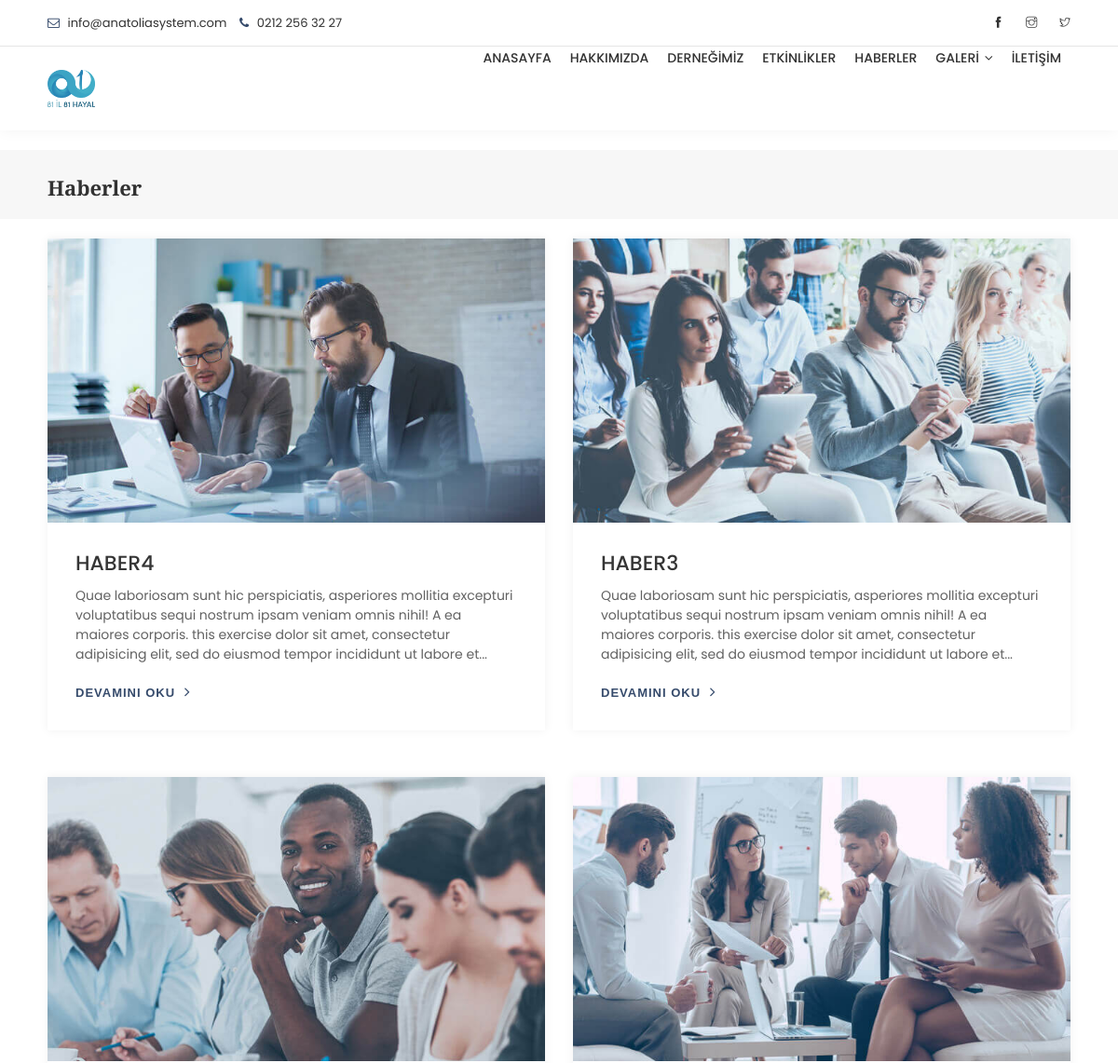
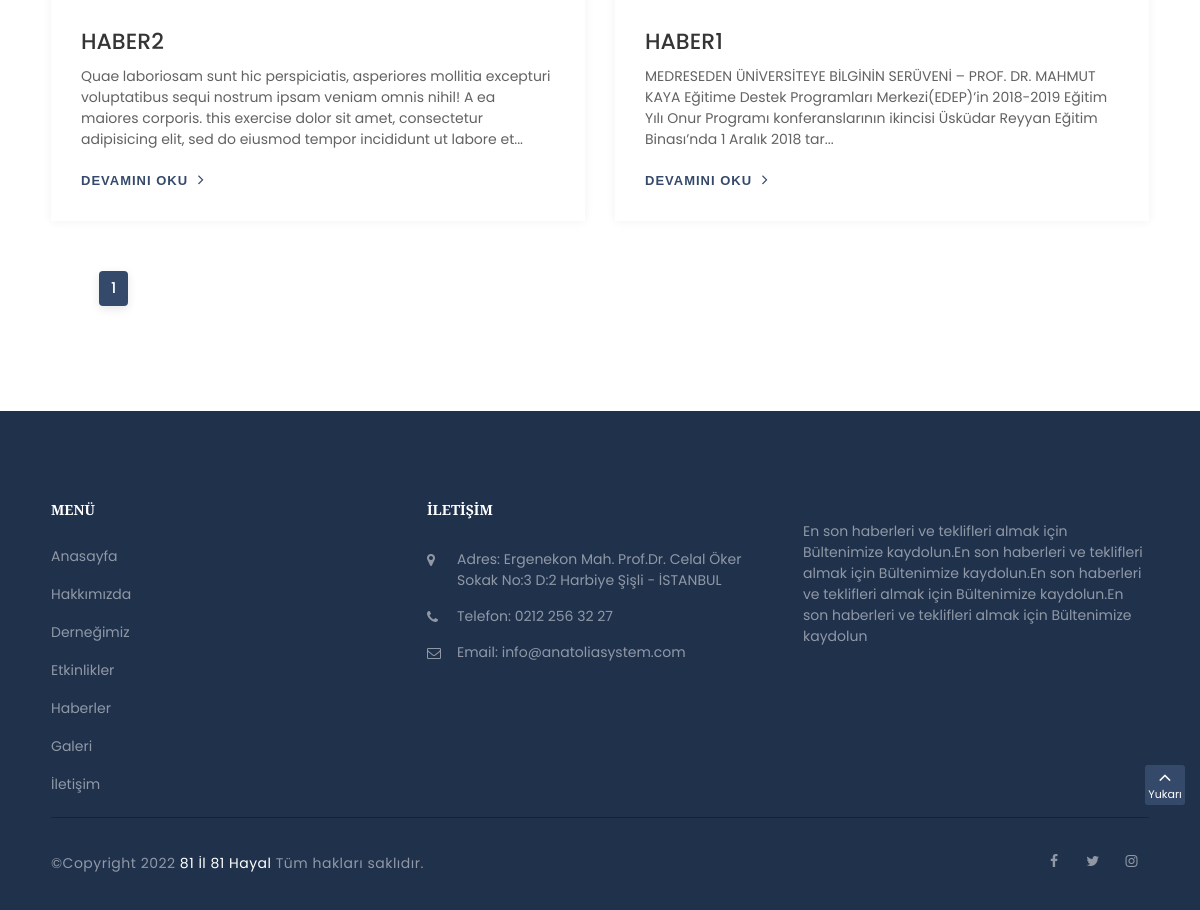
The app's page /haberler.php with its own data (2 pictures, top to bottom).
### tables this page shows
CREATE TABLE `ayar` (
  `ayar_id` int(11) NOT NULL,
  `ayar_adres` varchar(250) NOT NULL,
  `ayar_telefon` varchar(20) NOT NULL,
  `ayar_mail` varchar(250) NOT NULL,
  `ayar_facebook` varchar(250) NOT NULL,
  `ayar_twitter` varchar(250) NOT NULL,
  `ayar_instagram` varchar(250) NOT NULL,
  `ayar_aciklama` text NOT NULL,
  `ayar_yol` varchar(250) NOT NULL
);

CREATE TABLE `haberler` (
  `haberler_id` int(11) NOT NULL,
  `haberler_baslik` varchar(250) NOT NULL,
  `haberler_detay` text NOT NULL,
  `haberler_yol` varchar(250) NOT NULL
);

### haberler.php (the view, shortened to what this page needs)
<?php
include 'header.php';
$haberlersor=$db->prepare("select * from haberler   order  by haberler_id desc ");
$haberlersor->execute();
$toplam_icerik=$haberlersor->rowCount();
$sayfada = 10;
$toplam_sayfa = ceil($toplam_icerik / $sayfada);
$sayfa = isset($_GET['sayfa']) ? (int) $_GET['sayfa'] : 1;
$limit = ($sayfa - 1) * $sayfada;
$sorgu=$db->prepare("select * from haberler  order by haberler_id desc LIMIT " . $limit . ", " . $sayfada."");
$sorgu->execute();
?>
<br>
<section class="page-title small gray-bg">
  <div class="container">
    <div class="row">
     <div class="col-lg-12">
      <div class="page-title-name">
        <h1>Haberler</h1>
      </div>
    </div>
  </div>
</div>
</section>
 <br>
 <div class="container">
  <div class="row">
   <?php
   while($haberlercek=$sorgu->fetch(PDO::FETCH_ASSOC)) {
    ?>
    <a href="haberlerdetay.php?haberler_id=<?php echo $haberlercek['haberler_id'];  ?>"><div class="col-lg-6 col-md-6 col-sm-6">
      <div class="blog-entry mb-50">
        <div class="entry-image clearfix">
          <img class="img-fluid" src="<?php echo $haberlercek['haberler_yol']; ?>" alt="">
        </div>
        <div class="blog-detail">
          <div class="entry-title mb-10">
            <a href="haberlerdetay.php?haberler_id=<?php echo $haberlercek['haberler_id'];  ?>"><?php echo $haberlercek['haberler_baslik']; ?></a>
          </div>
          <div class="entry-content">
            <p><?php echo substr($haberlercek['haberler_detay'],0,250); ?>... </p>
          </div>
          <div class="entry-share clearfix">
            <div class="entry-button">
              <a class="button arrow" href="haberlerdetay.php?haberler_id=<?php echo $haberlercek['haberler_id'];  ?> ">Devamını oku<i class="fa fa-angle-right" aria-hidden="true"></i></a>
            </div>
          </div>
        </div>
      </div>
    </div> </a>
    <?php }  ?>
</div>
<div class="container">
 <nav aria-label="Page navigation example">
  <ul class="pagination">
    <?php
    for($s = 1; $s <= $toplam_sayfa; $s++)
    {
           if($sayfa == $s) {
            echo '<li class="page-item active"><a class="page-link" href="javascript:;">' . $s . '</a></li> ';
          } else {
            echo '<li class="page-item"><a class="page-link" href="?sayfa=' . $s . '">' . $s . '</a></li> ';
          }
        }
        ?>
      </ul>
    </div>
  </div>
  <br>
  <br>
  <br>
  <br>
  <br>
  <?php include 'footer.php'; ?>

### header.php (shortened to what this page needs)
<?php include 'admin/baglan.php';
$ayarsor=$db->prepare("select * from ayar ");
$ayarsor->execute(array(0));
$ayarcek=$ayarsor->fetch(PDO::FETCH_ASSOC);
?>
<!DOCTYPE html>
<html lang="tr">
<head>
  <link rel="stylesheet" type="text/css" href="css/plugins-css.css" />
  <link rel="stylesheet" href="gallery-grid.css">
  <link rel="stylesheet" href="https://cdnjs.cloudflare.com/ajax/libs/baguettebox.js/1.8.1/baguetteBox.min.css">
  <link rel="stylesheet" type="text/css" href="revolution/css/settings.css" media="screen" />
  <link rel="stylesheet" type="text/css" href="css/typography.css" />
  <link rel="stylesheet" type="text/css" href="css/shortcodes/shortcodes.css" />
  <link rel="stylesheet" type="text/css" href="css/style.css" />
  <link rel="stylesheet" type="text/css" href="css/consulting.css" />
  <link rel="stylesheet" type="text/css" href="css/responsive.css" />
  <link rel="stylesheet" type="text/css" href="css/skins/skin-steelblue.css" data-style="styles"/>
</head>
<body>
  <div class="wrapper">
 <header id="header" class="header light">
   <div class="topbar">
    <div class="container">
      <div class="row">
        <div class="col-lg-6 col-md-6 xs-mb-10">
          <div class="topbar-call text-center text-md-left">
            <ul>
              <li><i class="fa fa-envelope-o theme-color"></i> <?php echo $ayarcek['ayar_mail']; ?></li>
              <li><i class="fa fa-phone"></i> <a href="tel:+7042791249"> <span><?php echo $ayarcek['ayar_telefon']; ?> </span> </a> </li>
            </ul>
          </div>
        </div>
        <div class="col-lg-6 col-md-6">
          <div class="topbar-social text-center text-md-right">
            <ul>
              <li><a href="<?php echo $ayarcek['ayar_facebook']; ?>" target="_blank"><span class="ti-facebook"></span></a></li>
              <li><a href="<?php echo $ayarcek['ayar_instagram']; ?>" target="_blank"><span class="ti-instagram"></span></a></li>
              <li><a href="<?php echo $ayarcek['ayar_twitter']; ?>" target="_blank"><span class="ti-twitter"></span></a></li>
            </ul>
          </div>
        </div>
      </div>
    </div>
  </div>
 <div id="danismanlik-anasayfa" class="menu">
  <nav id="menu" class="mega-menu">
    <section class="menu-list-items">
     <div class="container">
      <div class="row">
       <div class="col-lg-12 col-md-12">
        <ul class="menu-logo">
          <li>
            <a href="index.php"><img src="<?php echo $ayarcek['ayar_yol']; ?>" > </a>
          </li>
        </ul>
        <div class="menu-bar">
         <ul class="menu-links">
           <li><a href="index">Anasayfa  </a> </li>
           <li><a href="hakkimizda">Hakkımızda  </a> </li>
           <li><a href="dernegimiz">Derneğimiz </a> </li>
           <li><a href="etkinlikler.php">Etkinlikler </a> </li>
           <li><a href="haberler.php">Haberler </a> </li>
           <li><a href="javascript:void(0)">Galeri <i class="fa fa-angle-down fa-indicator"></i></a>
         </li>
         <li><a href="iletisim">İletişim </a> </li>
       </ul>
     </div>
   </div>
 </div>
</div>
</section>
</nav>
</div>
</header>

### footer.php (shortened to what this page needs)
<?php
$ayarsor=$db->prepare("select * from ayar ");
$ayarsor->execute(array(0));
$ayarcek=$ayarsor->fetch(PDO::FETCH_ASSOC);
 ?>
<footer class="footer page-section-pt black-bg">
 <div class="container">
  <div class="row">
    <div class="col-lg-4 col-sm-6 sm-mb-30">
      <div class="footer-useful-link footer-hedding">
        <h6 class="text-white mb-30 mt-10 text-uppercase">Menü</h6>
        <ul>
          <li><a href="index">Anasayfa</a></li>
          <li><a href="hakkimizda">Hakkımızda</a></li>
          <li><a href="dernegimiz">Derneğimiz</a></li>
          <li><a href="etkinlikler.php">Etkinlikler</a></li>
          <li><a href="haberler.php">Haberler</a></li>
          <li><a href="galeri">Galeri</a></li>
          <li><a href="iletisim">İletişim</a></li>
        </ul>
      </div>
    </div>
    <div class="col-lg-4 col-sm-6 xs-mb-30">
      <h6 class="text-white mb-30 mt-10 text-uppercase">İletişim </h6>
      <ul class="addresss-info">
        <li><i class="fa fa-map-marker"></i> <p>Adres: <?php echo $ayarcek['ayar_adres']; ?></p> </li>
        <li><i class="fa fa-phone"></i>Telefon: <a href="tel:<?php echo $ayarcek['ayar_telefon']; ?>"> <span><?php echo $ayarcek['ayar_telefon']; ?> </span> </a> </li>
        <li><i class="fa fa-envelope-o"></i><a href="mailto:<?php echo $ayarcek['ayar_mail']; ?>">Email: <?php echo $ayarcek['ayar_mail']; ?></li></a>
      </ul>
    </div>
    <div class="col-lg-4 col-sm-6">
      <p><?php print_r ($ayarcek['ayar_aciklama']); ?></p>
    </div>
  </div>
  <div class="footer-widget mt-20">
    <div class="row">
      <div class="col-lg-6 col-md-6">
       <p class="mt-15"> &copy;Copyright <span id="copyright"> </span><font style="color: white;"> 81 İl 81 Hayal</font>  Tüm hakları saklıdır. </p>
     </div>
     <div class="col-lg-6 col-md-6 text-left text-md-right">
      <div class="footer-widget-social">
       <ul>
        <li><a href="<?php echo $ayarcek['ayar_facebook']; ?>" target="_blank"><i class="fa fa-facebook"></i></a></li>
        <li><a href="<?php echo $ayarcek['ayar_twitter']; ?>" target="_blank"><i class="fa fa-twitter"></i></a></li>
        <li><a href="<?php echo $ayarcek['ayar_twitter']; ?>" target="_blank"><i class="fa fa-instagram"></i> </a></li>
      </ul>
    </div>
  </div>
</div>
</div>
</div>
</footer>
</div>
<div id="back-to-top"><a class="top arrow" href="#top"><i class="fa fa-angle-up"></i> <span>Yukarı</span></a></div>
</body>
</html>

### css/typography.css (style rules this page uses)
body { font-family: 'Poppins', sans-serif; font-weight: normal; font-style: normal; font-size: 14px; color: #626262; }
a, .btn { -webkit-transition: all 0.3s ease-out 0s; -moz-transition: all 0.3s ease-out 0s; -ms-transition: all 0.3s ease-out 0s; -o-transition: all 0.3s ease-out 0s; transition: all 0.3s ease-out 0s; }
a, button, input { outline: medium none !important; color: #84ba3f; }
h1, h2, h3, h4, h5, h6 { font-family: 'Montserrat', sans-serif; font-weight: normal; color: #363636; margin-top: 0px; }
h1 { font-size: 36px; font-style: normal; font-weight: 700; line-height: 40px; }
h6 { font-size: 16px; font-style: normal; font-weight: 600; line-height: 18px; }
ul { margin: 0px; padding: 0px; }
p { font-weight: normal; line-height: 1.5; color: #626262; }
.page-section-pt { padding: 80px 0 0; }
.theme-color { color: #84ba3f; }
.text-white { color: #fff; }
section { background: #ffffff; }
#back-to-top .top { z-index: 999; position: fixed; margin: 0px; color: #fff; transition:all .5s ease-in-out; position:fixed; bottom:105px; right:15px; border-radius: 3px; z-index: 999; background: transparent; font-size: 14px; background: #84ba3f; width: 40px; height: 40px; text-align: center; }
#back-to-top i { padding-top: 2px; font-size: 20px; }
#back-to-top span { display: block; line-height: 8px; font-size: 11px; }
.mt-10 { margin-top: 10px !important; }
.mt-15 { margin-top: 15px !important; }
.mt-20 { margin-top: 20px !important; }
.mb-10 { margin-bottom: 10px !important; }
.mb-30 { margin-bottom: 30px !important; }
.mb-50 { margin-bottom: 50px !important; }

### css/consulting.css (style rules this page uses)
h1, h2, h3, h4, h5, h6 { font-family: 'Playfair Display', serif; font-weight: normal; color: #354a6b; margin-top: 0px; text-transform: capitalize; font-weight: bold; }
.footer.black-bg { background: #20314c; }
.footer-widget { background: transparent; border-top-color: #152338; }
.footer-widget a { color: #fff !important; }

### css/shortcodes/button.css (style rules this page uses)
.button { background: #84ba3f; padding: 10px 20px; font-size: 13px; letter-spacing: 1px; font-family: 'Montserrat', sans-serif; border: 0; color: #ffffff; text-transform: uppercase; font-weight: 500; display: inline-block; border-radius: 3px; text-align: center; border:2px solid #84ba3f; cursor: pointer; }
.button.arrow { background: transparent; border: none; color: #84ba3f; padding: 0; font-weight: 600; }
.button.arrow i { padding-left: 10px; font-size: 16px; }

### css/shortcodes/page-title.css (style rules this page uses)
.page-title { display: block; padding-top:250px; padding-bottom: 100px; position: relative; }
.page-title .container { height: 100%; position: relative; }
.page-title h1 { text-transform: capitalize; color: #ffffff; font-weight: 600; }
.page-title .page-title-name { display: inline-block; width: 60%; }
.page-title.gray-bg h1, .page-title.gray-bg p { color: #323232; }
.page-title.small { padding-top:20px; padding-bottom: 20px; position: relative; }
.page-title.small h1 { font-size: 22px; line-height: 24px; margin-bottom: 0px; margin-top: 8px; }

### records on screen
ayar: ayar_mail "info@anatoliasystem.com", ayar_telefon "0212 256 32 27", ayar_yol (picture), ayar_adres "Ergenekon Mah. Prof.Dr. Celal Öker Sokak No:3 D:2 Harbiye Şişli - İSTANBUL"
haberler: haberler_yol (picture), haberler_baslik "HABER4", haberler_detay "Quae laboriosam sunt hic perspiciatis, asperiores mollitia excepturi voluptatibus sequi nostrum ipsam veniam omnis nihil! A ea maiores corporis. this exercise dolor sit amet, consectetur adipisicing elit, sed do eiusmod tempor incididunt ut labore et"
haberler: haberler_yol (picture), haberler_baslik "HABER3", haberler_detay "Quae laboriosam sunt hic perspiciatis, asperiores mollitia excepturi voluptatibus sequi nostrum ipsam veniam omnis nihil! A ea maiores corporis. this exercise dolor sit amet, consectetur adipisicing elit, sed do eiusmod tempor incididunt ut labore et"
haberler: haberler_yol (picture), haberler_baslik "HABER2", haberler_detay "Quae laboriosam sunt hic perspiciatis, asperiores mollitia excepturi voluptatibus sequi nostrum ipsam veniam omnis nihil! A ea maiores corporis. this exercise dolor sit amet, consectetur adipisicing elit, sed do eiusmod tempor incididunt ut labore et"
haberler: haberler_yol (picture), haberler_baslik "HABER1", haberler_detay "MEDRESEDEN ÜNİVERSİTEYE BİLGİNİN SERÜVENİ – PROF. DR. MAHMUT KAYA Eğitime Destek Programları Merkezi(EDEP)’in 2018-2019 Eğitim Yılı Onur Programı konferanslarının ikincisi Üsküdar Reyyan Eğitim Binası’nda 1 Aralık 2018 tar"
